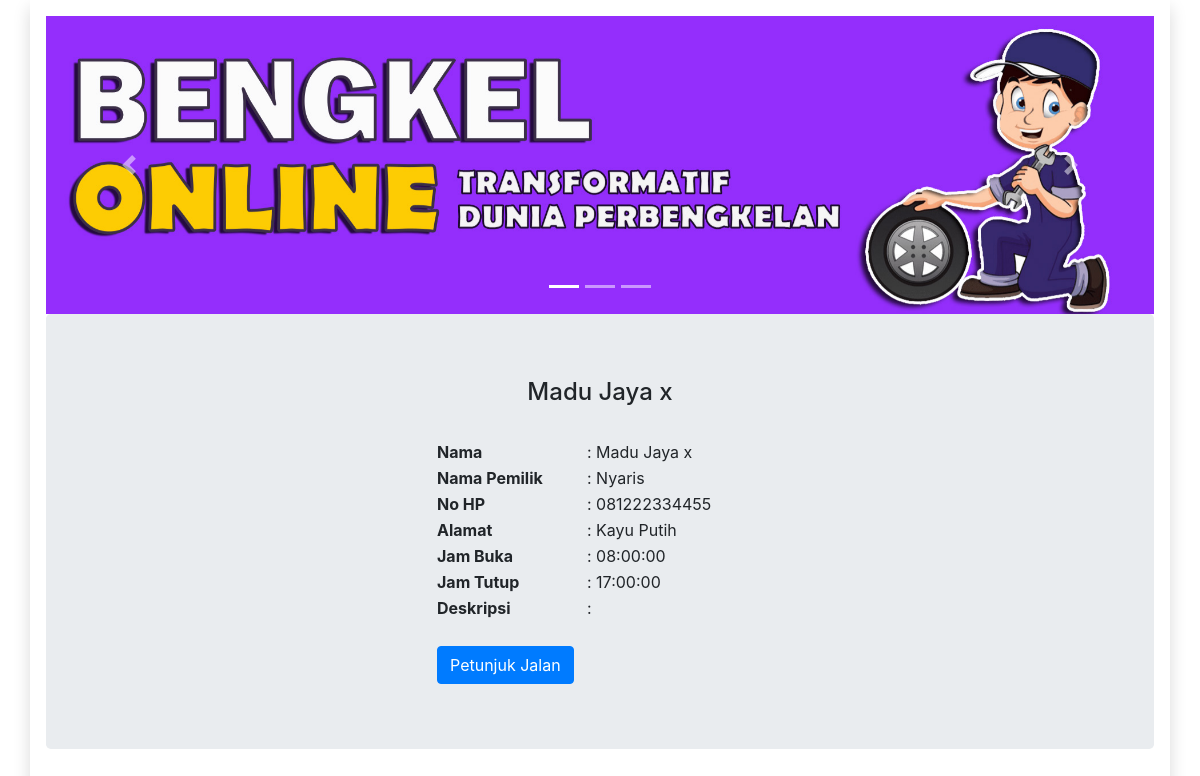
The page /detail_bengkel.php?id=1 on the database as committed earlier.
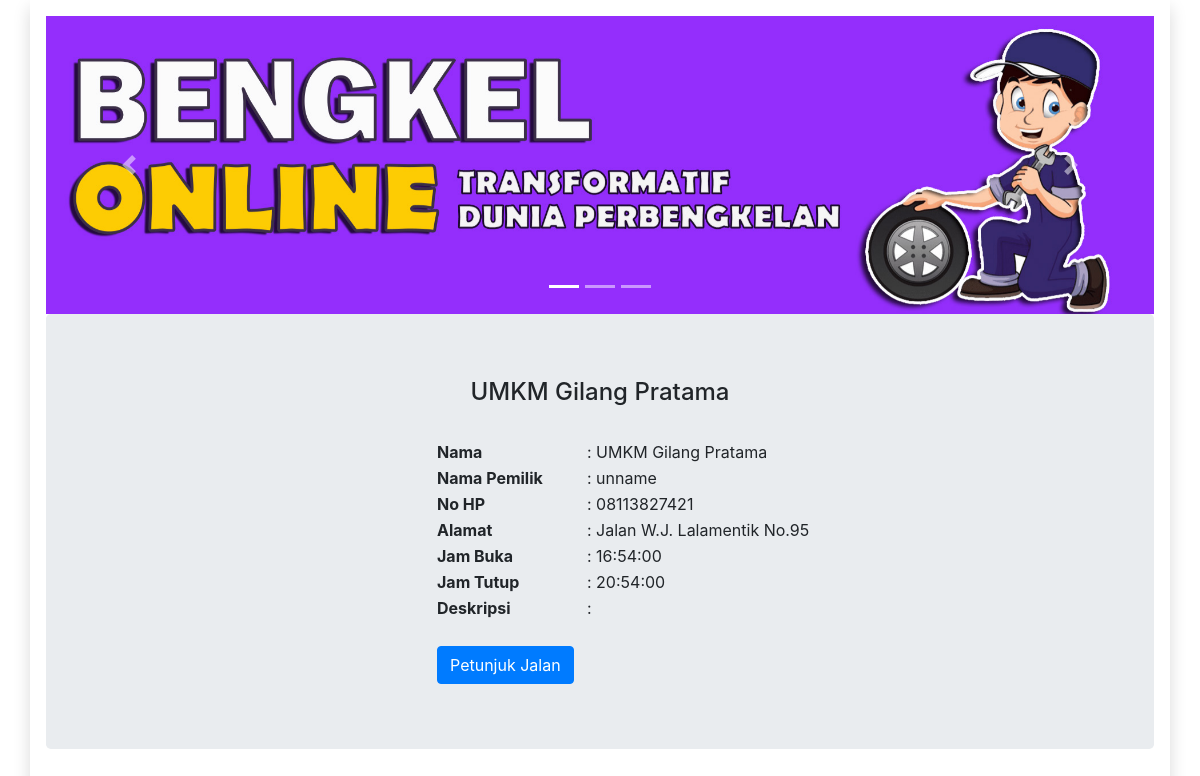
The same page on the database as committed later.
### tables this page shows
CREATE TABLE `bengkel` (
  `id_bengkel` int(6) NOT NULL,
  `image` varchar(100) NOT NULL,
  `nama_bengkel` text NOT NULL,
  `nama_pemilik` text NOT NULL,
  `no_hp` varchar(15) NOT NULL,
  `alamat` text NOT NULL,
  `jam_buka` time NOT NULL,
  `jam_tutup` time NOT NULL
);

### detail_bengkel.php (the view, shortened to what this page needs)
<!DOCTYPE html>
<html lang="en">
<head>
   <link rel="stylesheet" href="https://maxcdn.bootstrapcdn.com/bootstrap/4.5.2/css/bootstrap.min.css">
</head>
<body class="color-change-3x">
   <div class="container  shadow p-3 mb-3 bg-white">
      <div id="demo" class="carousel slide" data-ride="carousel">
         <ul class="carousel-indicators">
            <li data-target="#demo" data-slide-to="0" class="active"></li>
            <li data-target="#demo" data-slide-to="1"></li>
            <li data-target="#demo" data-slide-to="2"></li>
         </ul>
         <div class="carousel-inner">
            <div class="carousel-item active">
               <img src="image/01.jpg" width="100%" height="100%" alt="Bengkel">
            </div>
         </div>
         <a class="carousel-control-prev" href="#demo" data-slide="prev">
            <span class="carousel-control-prev-icon"></span>
         </a>
         <a class="carousel-control-next" href="#demo" data-slide="next">
            <span class="carousel-control-next-icon"></span>
         </a>
      </div>
      <?php
      include "superadmin/konektor.php";
      $id_bengkel = $_GET['id'];
      $bengkel = mysqli_fetch_assoc(mysqli_query($konektor, "SELECT * FROM bengkel WHERE id_bengkel = '$id_bengkel'"));
      ?>
      <div class="jumbotron text-center">
         <h4><?= $bengkel['nama_bengkel'] ?></h4>
         <br>
         <div class="row">
            <div class="col-sm-4">
            </div>
            <div class="col-sm-8">
               <table>
                  <tr>
                     <th width="150px" style="text-align: left">Nama</th>
                     <td style="text-align: left">: <?= $bengkel['nama_bengkel'] ?></td>
                  </tr>
                  <tr>
                     <th width="150px" style="text-align: left">Nama Pemilik</th>
                     <td style="text-align: left">: <?= $bengkel['nama_pemilik'] ?></td>
                  </tr>
                  <tr>
                     <th width="150px" style="text-align: left">No HP</th>
                     <td style="text-align: left">: <?= $bengkel['no_hp'] ?></td>
                  </tr>
                  <tr>
                     <th width="150px" style="text-align: left">Alamat</th>
                     <td style="text-align: left">: <?= $bengkel['alamat'] ?></td>
                  </tr>
                  <tr>
                     <th width="150px" style="text-align: left">Jam Buka</th>
                     <td style="text-align: left">: <?= $bengkel['jam_buka'] ?></td>
                  </tr>
                  <tr>
                     <th width="150px" style="text-align: left">Jam Tutup</th>
                     <td style="text-align: left">: <?= $bengkel['jam_tutup'] ?></td>
                  </tr>
                  <tr>
                     <th width="150px" style="text-align: left">Deskripsi</th>
                     <td style="text-align: left">:
                     </td>
                  </tr>
                  <tr>
                     <?php
                     $lok = mysqli_fetch_assoc(mysqli_query($konektor, "SELECT * FROM lokasi_bengkel, bengkel WHERE bengkel.id_bengkel = lokasi_bengkel.id_bengkel AND lokasi_bengkel.id_bengkel = '" . $bengkel['id_bengkel'] . "'"))
                     ?>
                     <th colspan="2" width="150px" style="text-align: left"> <br> <a href="https://www.google.com/maps/place/<?= $lok['latitude'] ?>,<?= $lok['longitude'] ?>" class="btn btn-primary" style="float: left"> Petunjuk Jalan</a></th>
                  </tr>
               </table>
            </div>
         </div>
      </div>
</body>
</html>

### detail_bengkel.php (style rules this page uses)
.color-change-3x { -webkit-animation: color-change-3x 4s linear infinite alternate both; animation: color-change-3x 4s linear infinite alternate both; }

Rows that differ between the two databases and show on the page:
changed bengkel: nama_bengkel "Madu Jaya x" → "UMKM Gilang Pratama"; nama_pemilik "Nyaris" → "unname"; no_hp "081222334455" → "08113827421"; alamat "Kayu Putih" → "Jalan W.J. Lalamentik No.95"; jam_buka "08:00:00" → "16:54:00"; jam_tutup "17:00:00" → "20:54:00"
